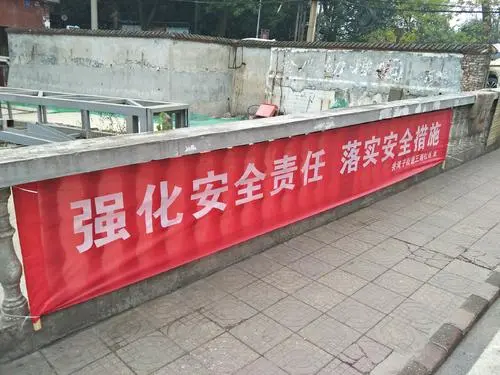
#> input picture 5.opencv/deepaiedu20210903/1.jpg, 500 x 375 px
$ python test04.py
#> lines starting #> are read from the running program, lines starting #| are printed output that depends on the picture
import cv2
import numpy as np
from PIL import Image
import matplotlib.pyplot as plt

# img=cv2.imread(r"E:\pycharmprojects\pythonProject\deepaiedu20210830\images\6.jpg")
img=cv2.imread("1.jpg")
#> img is the input picture: shape (375, 500, 3); mean B, G, R 132.1, 134.5, 159.2
print(img.shape)
#| (375, 500, 3)
img1=Image.fromarray(img[:,:,::-1])
# plt.imshow(img1)
# plt.show()
#图像透视变换5
pts1=np.array([[-10,-30],[620,130],[0,300],[600,200]],dtype=np.float32)#原图像的四个点的坐标
pts2=np.array([[12,184],[451,140],[34,314],[443,157]],dtype=np.float32)#透视变换的坐标
M=cv2.getPerspectiveTransform(pts2,pts1)#创建变换矩阵,头上变换的坐标在前面，原图像坐标在后面
dst=cv2.warpPerspective(img,M,(600,200))#变换操作，输出指定大小的图像
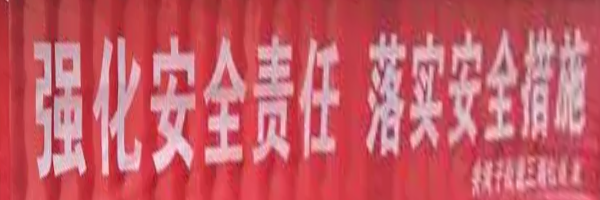
#> dst: shape (200, 600, 3); mean B, G, R 103.5, 92.7, 198.8

cv2.imshow("",dst)
cv2.waitKey(0)
